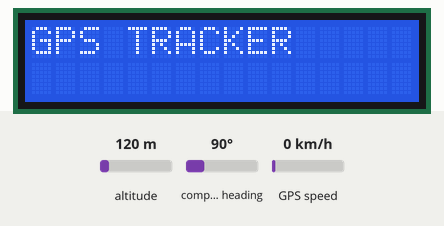
A sketch run on a simulated Arduino Uno, built with avr-gcc and run on an emulated ATmega328P. Parts: 16×2 character LCD. The test bench sets the inputs (shaded band); at power-on: altitude 120 m, compass heading 90°, GPS speed 0 km/h. The GPS gets a fix after 3 s at 37.7749, -122.4194 with 8 satellites; what the sketch prints to the serial monitor is not drawn.

Above: at 0.1 s.
At 3.2 s:
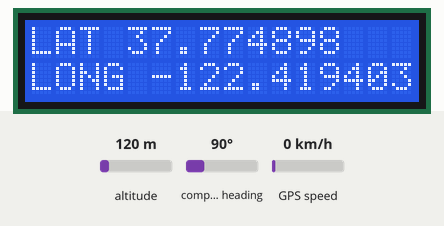

Measured:
- what the display in image 1 shows lasts 1.0 s, from 3.1 s to 4.1 s

The sketch:

arduino_uno_gps_with_lcd.ino
```cpp
#include <LiquidCrystal.h>
#include <SoftwareSerial.h>
#include <TinyGPS++.h>
LiquidCrystal lcd(12, 11, 5, 4, 3, 2);
float lattitude,longitude; // create variable for latitude and longitude object
SoftwareSerial gpsSerial(3,1);//rx,tx
TinyGPSPlus gps;// create gps object
void setup(){
Serial.begin(9600); // connect serial
lcd.begin(16, 2);
gpsSerial.begin(9600); // connect gps sensor
lcd.print("GPS TRACKER");
delay(2000);
lcd.clear();
}
void loop(){

  while(1)
  {
   while (gpsSerial.available() > 0)
   { gps.encode(gpsSerial.read()); }

      if (gps.location.isUpdated())
      {
       Serial.print("LAT=");  Serial.println(gps.location.lat(), 6);
       Serial.print("LONG="); Serial.println(gps.location.lng(), 6);
       lattitude=gps.location.lat();
       longitude=gps.location.lng();
      break;
      }


}

 Serial.print("LATTITUDE="); Serial.println(lattitude,6);
 Serial.print("LONGITUDE="); Serial.println(longitude,6);
 lcd.print("LAT ");lcd.print(lattitude,6);
 lcd.setCursor(0, 1);
 lcd.print("LONG ");lcd.print(longitude,6);
 delay(1000);
 lcd.clear();

}
```
